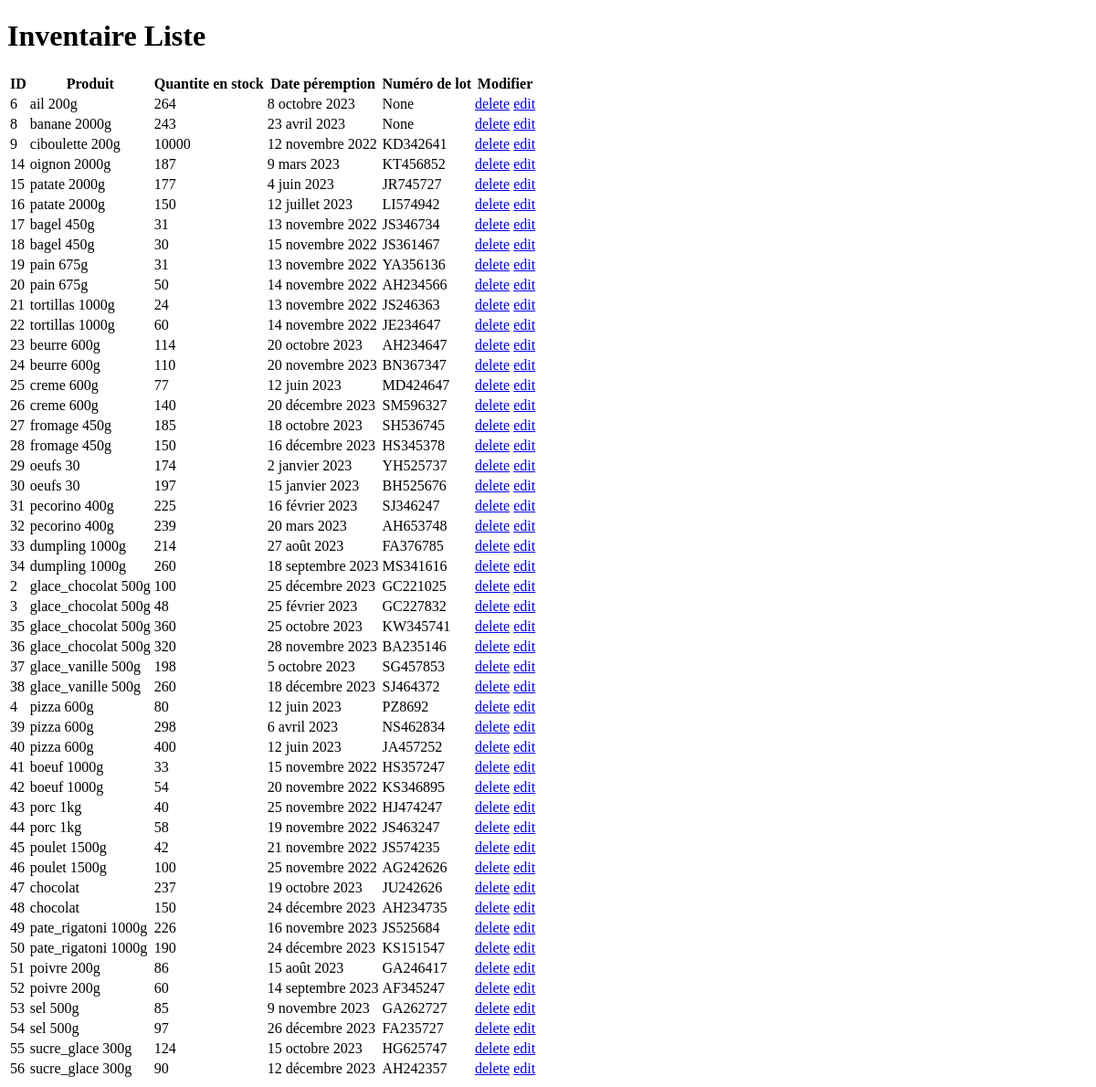
The page /inventaire/liste/ on the database as committed earlier.
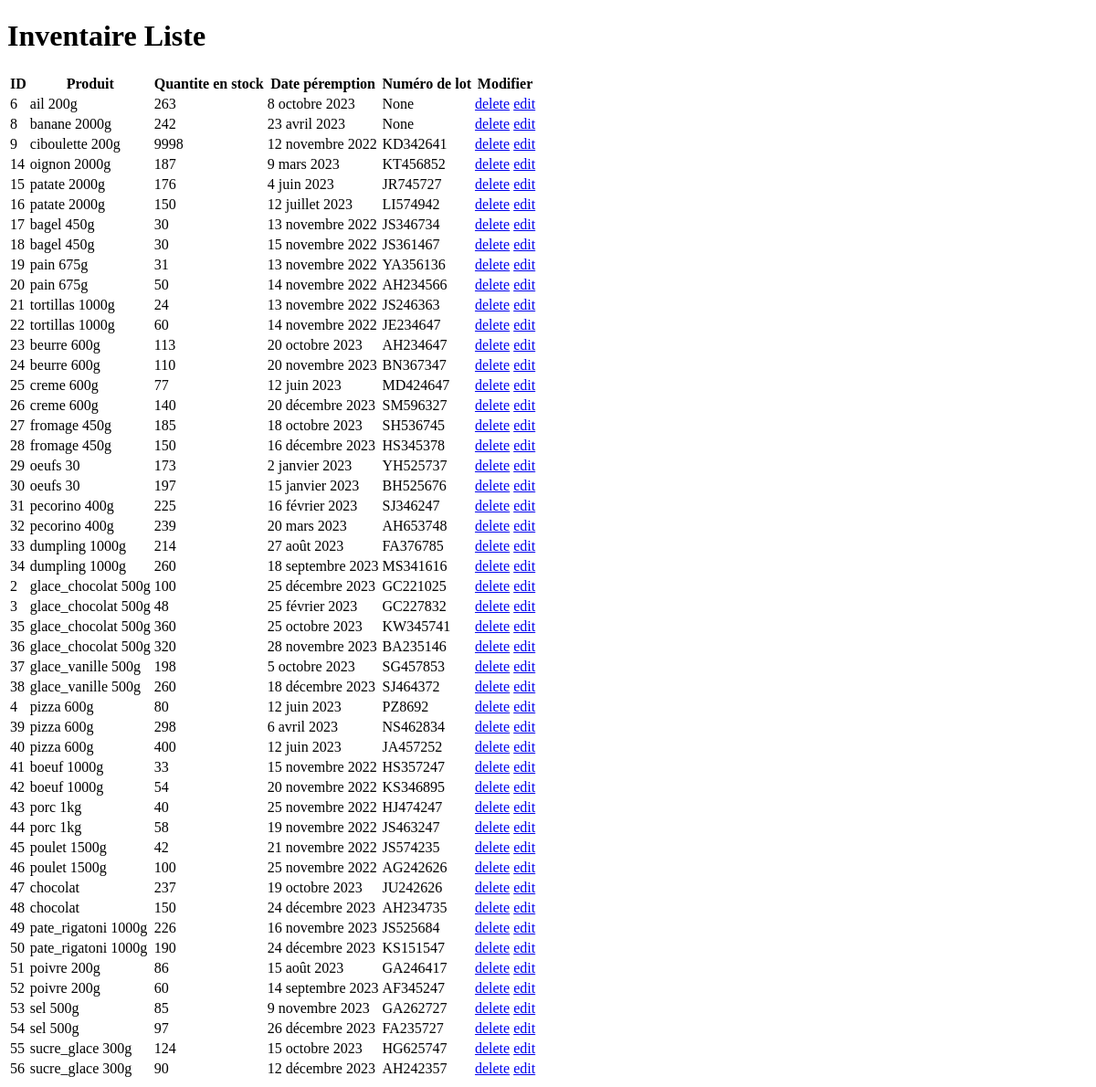
The same page on the database as committed later.
### gestion_vente/models.py (models this page shows)
class Inventaire(models.Model):
    idProduit = models.ForeignKey(verbose_name="id produit", to="Produit", to_field="id", on_delete=models.CASCADE)
    inventaire = models.IntegerField(verbose_name="quantite",default=0)
    dateLimite = models.DateField(verbose_name="date peremption",default='9999-12-31', null=True, blank=True)
    numLot = models.CharField(verbose_name='numero de lot', max_length=20, null=True, blank=True)

class Produit(models.Model):
    nomProduit = models.CharField(verbose_name='Nom du Produit', max_length=20)
    typeProduit = models.CharField(verbose_name='type du produit', max_length=20, default="produit")
    prixUnitair = models.DecimalField(verbose_name="Prix Unitaire", max_digits=10, decimal_places=2, default=0)
    lienPhoto = models.CharField(verbose_name='lien photo', max_length=100, default="")
    def __str__(self) -> str:
        return self.nomProduit

### gestion_vente/views.py (the view)
# urls.py: path("inventaire/liste/", views.inventaire_liste, name="inventaire_liste"),
def inventaire_liste(request):
    inventaires = models.Inventaire.objects.all().order_by("dateLimite").order_by("idProduit")
    return render(request, "inventaire_liste.html", {"liste":inventaires} )

### gestion_vente/templates/inventaire_liste.html (shortened to what this page needs)
<!DOCTYPE html>
<html lang="en">
<head>
</head>
<body>
    <h1>Inventaire Liste</h1>
    <table>
        <thead>
            <th>ID</th>
            <th>Produit</th>
            <th>Quantite en stock</th>
            <th>Date péremption</th>
            <th>Numéro de lot</th>
            <th>Modifier</th>
        </thead>
        <tbody>
            {% for obj in liste %}
            <tr>
                <td>{{ obj.id }}</td>
                <td>{{ obj.idProduit }}</td>
                <td>{{ obj.inventaire }}</td>
                <td>{{ obj.dateLimite }}</td>
                <td>{{ obj.numLot }}</td>
                <td>
                    <a href="/inventaire/{{ obj.id }}/delete/">delete</a>
                    <a href="/inventaire/{{ obj.id }}/edit/">edit</a>
                </td>
            </tr>
            {% endfor %}
        </tbody>
    </table>
</body>
</html>

Rows that differ between the two databases and show on the page:
changed Inventaire "8 octobre 2023": inventaire "264" → "263"
changed Inventaire "23 avril 2023": inventaire "243" → "242"
changed Inventaire "12 novembre 2022": inventaire "10000" → "9998"
changed Inventaire "4 juin 2023": inventaire "177" → "176"
changed Inventaire "JS346734": inventaire "31" → "30"
changed Inventaire "20 octobre 2023": inventaire "114" → "113"
changed Inventaire "2 janvier 2023": inventaire "174" → "173"
